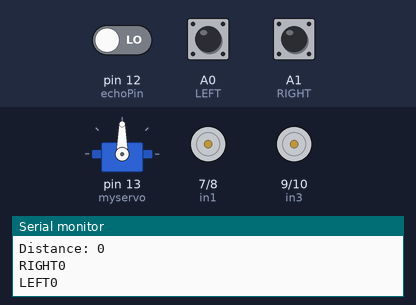
Recording of a sketch running on a simulated Arduino Uno, built with avr-gcc and run on an emulated ATmega328P. Shown: servo, motor-driver pin pairs drawn as motors (green arrow = first pin HIGH = forward, orange = second pin HIGH = backward, longer = more drive), the last lines printed to the serial monitor. The test bench sets the inputs (shaded band); at power-on: A0 (LEFT) LOW, A1 (RIGHT) LOW, pin 12 (echoPin) LOW.

Above: at 6.6 s.
6.7 s: A0 (LEFT) pulled HIGH for 1 s
At 7.9 s:
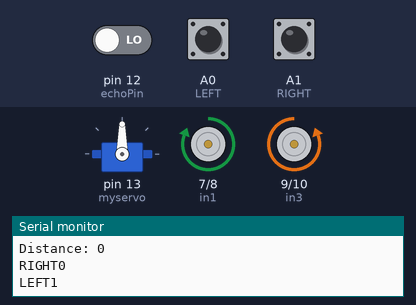
9.2 s: A1 (RIGHT) pulled HIGH for 1 s
At 10.3 s:
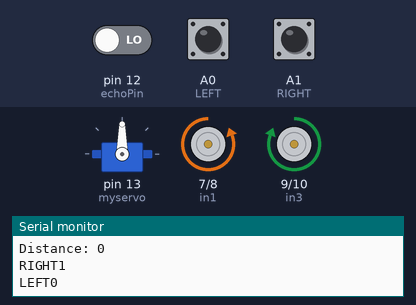
11.7 s: A0 (LEFT) pulled HIGH for 3.2 s
At 14.0 s:
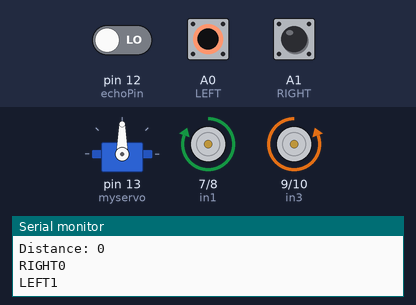
16.4 s: A1 (RIGHT) pulled HIGH for 3.2 s
At 17.7 s:
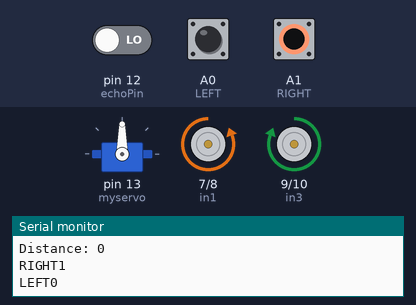
Timing chart, 0 to 19.4 s (numbered marks = the images above; inputs shaded):
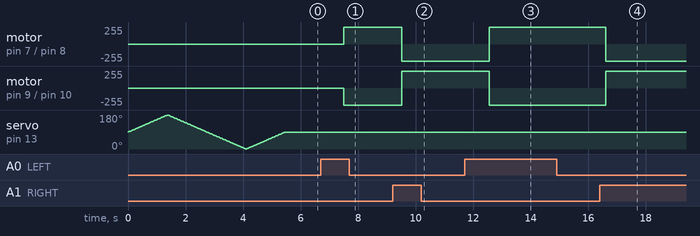

The sketch:

5_in_1_school_car.ino
```cpp
#include<Servo.h>
Servo myservo;
int pos = 0;
long time;

#define en1 5
#define en2 6
int M1_Speed = 100; // speed of motor 1
int M2_Speed = 100; // speed of motor 2

#define LEFT A0
#define RIGHT A1


const int in1 = 7;
const int in2 = 8;
const int in3 = 9;
const int in4 = 10;

const int trigPin = 11;
const int echoPin = 12;

long duration;
int min_distance = 10;
int distance;
const int max_distance = 25;

void setup() {

 myservo.attach(13);

for(pos = 90; pos <= 180; pos += 1){
myservo.write(pos);
delay(15);
}

for(pos = 180; pos >= 0; pos-= 1) {
myservo.write(pos);
delay(15);
}

for(pos = 0; pos<=90; pos += 1) {
myservo.write(pos);
delay(15);
}

//  pinMode(en1,OUTPUT);
//  pinMode(en2,OUTPUT);

  pinMode (in1, OUTPUT);
  pinMode (in2, OUTPUT);
  pinMode (in3, OUTPUT);
  pinMode (in4, OUTPUT);

  pinMode(RIGHT, INPUT);
  pinMode(LEFT, INPUT);

  pinMode(trigPin,OUTPUT);
  pinMode(echoPin,INPUT);
  Serial.begin(9600);
}

void loop() {
 digitalWrite(trigPin,LOW);
 delay(2);

 digitalWrite(trigPin,HIGH);
 delay(10);
 digitalWrite(trigPin,LOW);

 duration = pulseIn(echoPin,HIGH);
 distance = (duration*0.034/2);
 Serial.print("Distance: ");
 Serial.println(distance);


 int Right_Value = digitalRead(RIGHT);
int Left_Value = digitalRead(LEFT);

Serial.print("RIGHT");
Serial.println(Right_Value);
Serial.print("LEFT");
Serial.println(Left_Value);

//Forward
if((Right_Value==1)&&(Left_Value==1)  && ((distance>=1) && (distance<=max_distance)))
 {
  if (distance < 10){
    digitalWrite(in1,LOW);
 digitalWrite(in2,LOW);
 digitalWrite(in3,LOW);
 digitalWrite(in4,LOW);
  }

  else {
 digitalWrite(in1,HIGH);
 digitalWrite(in2,LOW);
 digitalWrite(in3,HIGH);
 digitalWrite(in4,LOW);
  }
//      analogWrite(en1, M1_Speed);
//      analogWrite(en2, M2_Speed);
  }

//  Right Turn
else if((Right_Value==0) && (Left_Value==1))
{
 digitalWrite(in1,HIGH);
 digitalWrite(in2,LOW);
 digitalWrite(in3,LOW);
 digitalWrite(in4,HIGH);

//      analogWrite(en1, M1_Speed);
//      analogWrite(en2, M2_Speed);
 }

// Left Turn
else if((Right_Value==1)&&(Left_Value==0))
{
 digitalWrite(in1,LOW);
 digitalWrite(in2,HIGH);
 digitalWrite(in3,HIGH);
 digitalWrite(in4,LOW);
//
//      analogWrite(en1, M1_Speed);
//      analogWrite(en2, M2_Speed);
 }

// Stop
else if(((Right_Value==1)&&(Left_Value==1)) && ((distance > 25 && distance < 1000)))
{
 digitalWrite(in1,LOW);
 digitalWrite(in2,LOW);
 digitalWrite(in3,LOW);
 digitalWrite(in4,LOW);
}
//else{
//// else if(distance > 1 && distance < 10) {
// digitalWrite(in1,LOW);
// digitalWrite(in2,LOW);
// digitalWrite(in3,LOW);
// digitalWrite(in4,LOW);
//
//}
 }
```

Measured:
- after the input at 6.7 s, motor on pin 7 (in1) / pin 8 (in2): stopped → forward 255/255 after 0.80 s; motor on pin 9 (in3) / pin 10 (in4): stopped → backward 255/255 after 0.80 s
- after the input at 9.2 s, motor on pin 7 (in1) / pin 8 (in2): forward 255/255 → backward 255/255 after 0.32 s; motor on pin 9 (in3) / pin 10 (in4): backward 255/255 → forward 255/255 after 0.32 s
- after the input at 11.7 s, motor on pin 7 (in1) / pin 8 (in2): backward 255/255 → forward 255/255 after 0.86 s; motor on pin 9 (in3) / pin 10 (in4): forward 255/255 → backward 255/255 after 0.86 s
- after the input at 16.4 s, motor on pin 7 (in1) / pin 8 (in2): forward 255/255 → backward 255/255 after 0.21 s; motor on pin 9 (in3) / pin 10 (in4): backward 255/255 → forward 255/255 after 0.21 s
